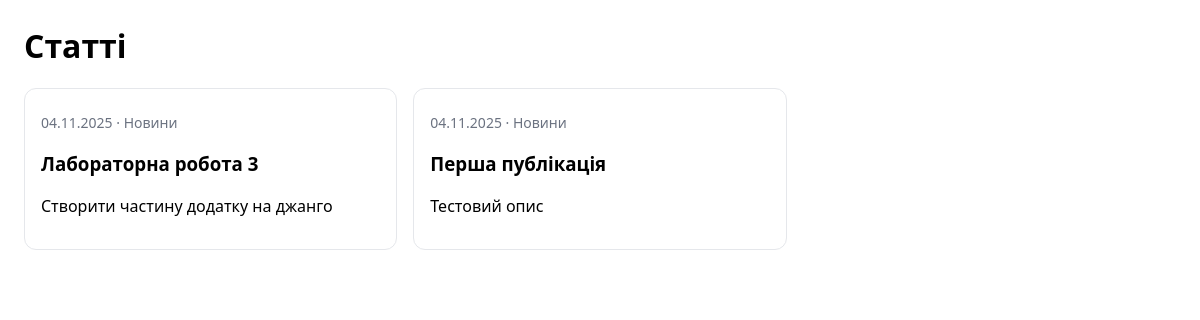
Before: / with the older database file.
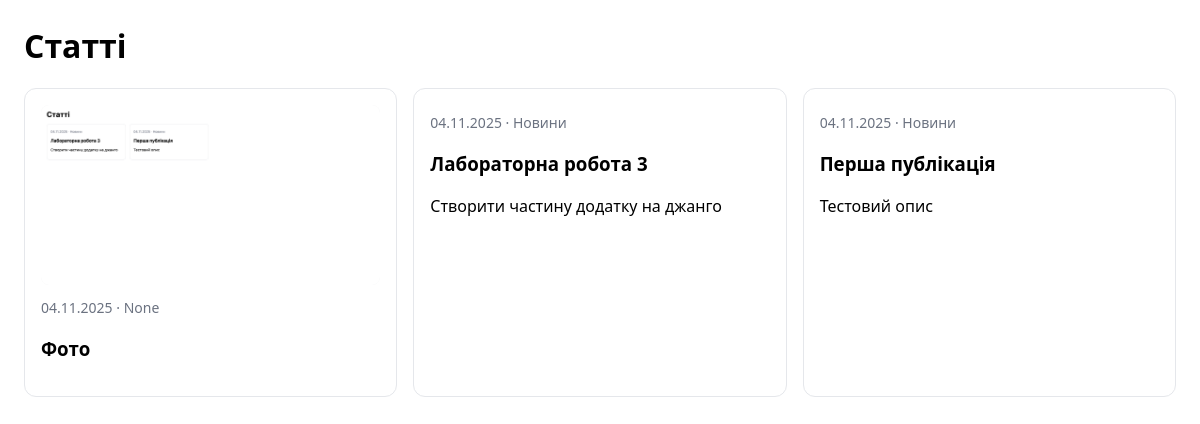
After: the same page with the newer database file.
### app_blog/models.py (models this page shows, shortened)
class Article(models.Model):
    title = models.CharField('Заголовок', max_length=250, help_text='Максимум 250 символів')
    description = models.TextField('Опис', blank=True)
    pub_date = models.DateTimeField('Дата публікації', default=timezone.now)
    slug = models.SlugField('Слаг', unique_for_date='pub_date')
    main_page = models.BooleanField('Головна', default=False, help_text='Показувати на головній сторінці')
    category = models.ForeignKey(
        Category,
        related_name='articles',   # оновлене імʼя (було 'news' у прикладі)
        blank=True,
        null=True,
        verbose_name='Категорія',
        on_delete=models.CASCADE
    )
    objects = models.Manager()
    class Meta:
        ordering = ['-pub_date']
        verbose_name = 'Стаття'
        verbose_name_plural = 'Статті'

class Category(models.Model):
    category = models.CharField('Категорія', max_length=250, help_text='Максимум 250 символів')
    slug = models.SlugField('Слаг', default='')  # важливо: default='' (зауваження)
    class Meta:
        verbose_name = 'Категорія для публікації'
        verbose_name_plural = 'Категорії для публікацій'
    def __str__(self):
        return self.category

class ArticleImage(models.Model):
    article = models.ForeignKey(
        Article,
        verbose_name='Стаття',
        related_name='images',
        on_delete=models.CASCADE
    )
    image = models.ImageField('Фото', upload_to='photos')
    title = models.CharField('Заголовок', max_length=250, help_text='Максимум 250 символів', blank=True)
    class Meta:
        verbose_name = 'Фото для статті'
        verbose_name_plural = 'Фото для статті'

### app_blog/views.py (the view)
# urls.py: path('', views.HomePageView.as_view(), name='home'),
class HomePageView(TemplateView):
    template_name = 'index.html'
    def get(self, request, **kwargs):
        articles = (
            Article.objects
            .select_related('category')
            .prefetch_related('images')
            .order_by('-pub_date')
        )
        return render(request, self.template_name, {'articles': articles})

### app_blog/templates/index.html (shortened to what this page needs)
{% load static %}
<!doctype html>
<html lang="uk">
<head>
</head>
<body>
  <h1>Статті</h1>
  {% if articles %}
    <div class="grid">
      {% for a in articles %}
        <article class="card">
          {% with img=a.images.all|first %}
            {% if img %}
              <img class="thumb" src="{{ img.image.url }}" alt="{{ img.title|default:a.title }}">
            {% endif %}
          {% endwith %}
          <div class="meta">
            {{ a.pub_date|date:"d.m.Y" }} · {{ a.category }}
          </div>
          <h3>{{ a.title }}</h3>
          {% if a.description %}
            <p>{{ a.description|truncatewords:24 }}</p>
          {% endif %}
        </article>
      {% endfor %}
    </div>
  {% else %}
    <p>Поки немає статей. Додай через адмінку і перезавантаж сторінку.</p>
  {% endif %}
</body>
</html>

### app_blog/templates/index.html (style rules this page uses)
body { font-family: system-ui, -apple-system, Segoe UI, Roboto, sans-serif; margin: 24px; }
.grid { display: grid; grid-template-columns: repeat(auto-fill, minmax(280px, 1fr)); gap: 16px; }
.card { border: 1px solid #e5e7eb; border-radius: 12px; padding: 16px; }
.thumb { width: 100%; height: 180px; object-fit: cover; border-radius: 8px; background:#f3f4f6; }
.meta { color: #6b7280; font-size: 14px; margin: 8px 0 4px; }

Changed rows visible on the page:
added Article: images.image (picture), pub_date "04.11.2025", category "None", title "Фото"
